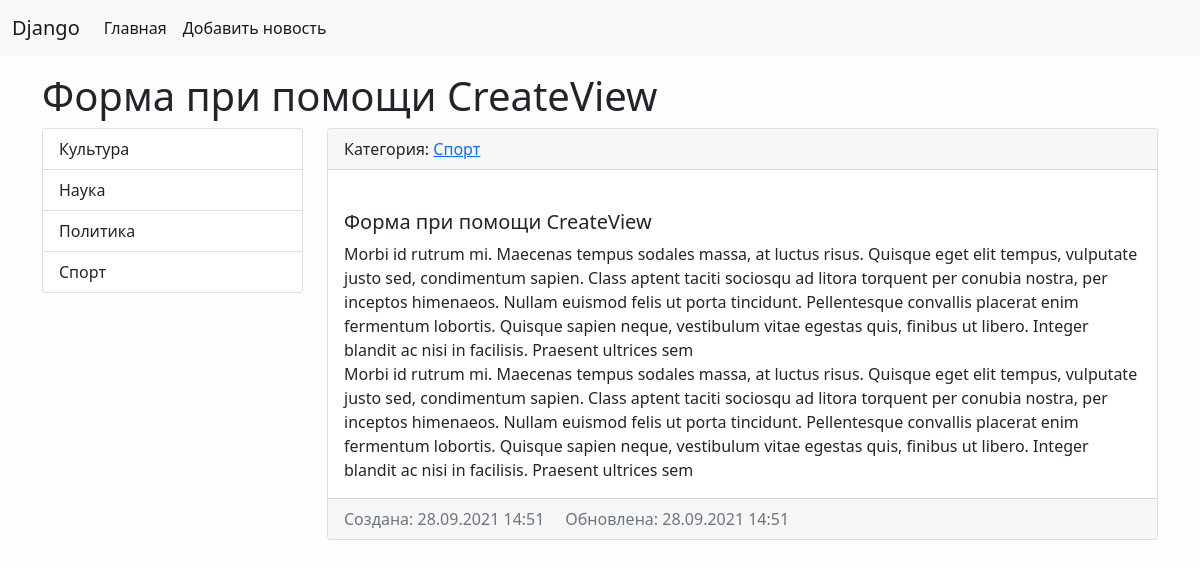
Page /news/14/ on the committed database.
### news/models.py (models this page shows, shortened)
class News(models.Model):
    title = models.CharField(max_length=150, db_index=True, verbose_name='Наименование')
    content = models.TextField(blank=True, verbose_name='Содержимое')
    created_at = models.DateTimeField(auto_now_add=True, verbose_name='Создано')
    updated_at = models.DateTimeField(auto_now=True, verbose_name='Обновлено')
    photo = models.ImageField(upload_to='photos/%Y/%m/%d/', blank=True, verbose_name='Изображение')
    category = models.ForeignKey(Category, on_delete=models.PROTECT, verbose_name='Категория', null=True)
    is_published = models.BooleanField(default=True, verbose_name='Опубликовано')
    class Meta:
        verbose_name ='Новость'
        verbose_name_plural = 'Новости'
        ordering = ['-created_at']

class Category(models.Model):
    title = models.CharField(max_length=150, db_index=True, verbose_name='Наименование')
    def get_absolute_url(self):
        return reverse_lazy('category', kwargs={"category_id":self.pk})
    def __str__(self):
        return self.title
    class Meta:
        verbose_name = 'Категория'
        verbose_name_plural = 'Категории'
        ordering = ['title']

### news/views.py (the view)
# urls.py: path('news/<int:pk>/', ViewNews.as_view(), name='view_news'),
class ViewNews(DetailView):
    model = News
    context_object_name = 'news_item'

### news/templatetags/news_tags.py (called while the page is built)
@register.inclusion_tag('news/list_categories.html')
def show_categories(arg1='Hello', arg2='world'):
    categories = Category.objects.all()
    return {"categories": categories, "arg1": arg1, "arg2": arg2}

### news/templates/news/news_detail.html (shortened to what this page needs)
{% extends 'base.html' %}
{% block news_title %}
  <h1>{{ news_item.title }}</h1>
{% endblock %}}
{% block sidebar %}
    {% include 'inc/_sidebar.html' %}
{% endblock %}
{% block content %}
    <div class="card mb-3">
      <div class="card-header">
        Категория: <a href="{{ news_item.category.get_absolute_url }}">{{ news_item.category }}</a>
      </div>
      <div class="card-body">
        <h5 class="card-title">{{ news_item.title }}</h5>
        <p class="card-text">{{ news_item.content|linebreaksbr }}</p>
      </div>
      <div class="card-footer text-muted">
        <a>Создана: {{ news_item.created_at|date:"d.m.Y H:i" }}    </a>
        <a>Обновлена: {{ news_item.updated_at|date:"d.m.Y H:i" }}</a>
      </div>
    </div>
{% endblock %}

### news/templates/news/list_categories.html
<div class="list-group">
    {% for item in categories %}
    <a href="{{ item.get_absolute_url }}" class="list-group-item list-group-item-action">{{ item.title }}</a>
    {% endfor %}
</div>

### static/css/style.css (style rules this page uses)
body { background-color: #fefefe; }

### rows in the picture
News: title "Форма при помощи CreateView", category "Спорт", content "Morbi id rutrum mi. Maecenas tempus sodales massa, at luctus risus. Quisque eget elit tempus, vulputate justo sed, condimentum sapien. Class aptent taciti sociosqu ad litora torquent per conubia nostra, per inceptos himenaeos. Nullam euismod felis ut porta tincidunt. Pellentesque convallis placerat enim fermentum lobortis. Quisque sapien neque, vestibulum vitae egestas quis, finibus ut libero. Integer blandit ac nisi in facilisis. Praesent ultrices sem Morbi id rutrum mi. Maecenas tempus sodales massa, at luctus risus. Quisque eget elit tempus, vulputate justo sed, condimentum sapien. Class aptent taciti sociosqu ad litora torquent per conubia nostra, per inceptos himenaeos. Nullam euismod…", created_at "28.09.2021 14:51", updated_at "28.09.2021 14:51"
Category: title "Культура"
Category: title "Наука"
Category: title "Политика"
Category: title "Спорт"
